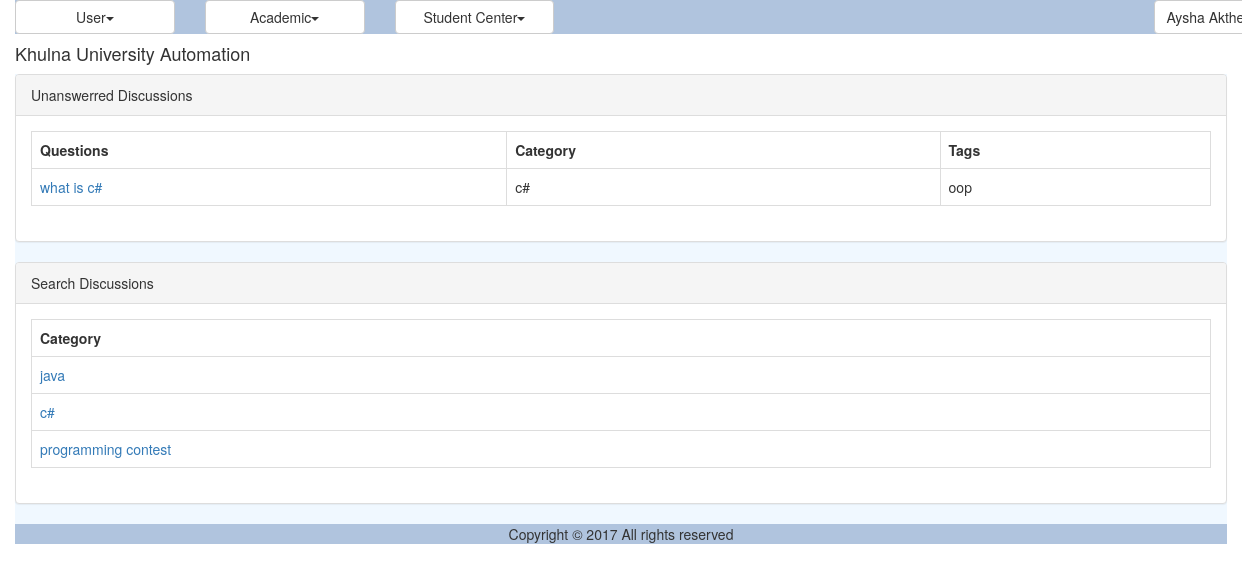
The page /discussion_unanswered.php (signed in) on the database its author committed.
### tables this page shows
CREATE TABLE `dms_discussion` (
  `ID` varchar(40) NOT NULL,
  `Title` varchar(150) NOT NULL,
  `CategoryID` varchar(40) NOT NULL,
  `Description` varchar(300) NOT NULL,
  `Tag` varchar(200) NOT NULL,
  `CreationDate` datetime NOT NULL,
  `CreatorID` varchar(40) NOT NULL
);

CREATE TABLE `dms_discussion_category` (
  `ID` varchar(40) NOT NULL,
  `Name` varchar(40) NOT NULL
);

### util/class.util.inc (called while the page is built, shortened)
<?php
class ConfigUtil implements I_DBConfig, I_LogConfig, I_LanguageConfig{
	public static $s_instance;
	private $_host;
	private $_username;
	private $_password;
	private $_database;
	public static function getInstance() {
		if(!self::$s_instance) {
			self::$s_instance = new self();
		}
		return self::$s_instance;
	}
	private function readConfig(){
		$this->_ini_array = parse_ini_file(CONFIG.'system.ini');
		$this->_host =	$this->_ini_array['db_host'];
		$this->_username = $this->_ini_array['db_username'];
		$this->_password = $this->_ini_array['db_password'];
		$this->_database = $this->_ini_array['db_database'];
	}
	public function getDBHost(){
		return $this->_host;
	}
	public function getDBUserName(){
		return $this->_username;
	}
	public function getDBPassword(){
		return $this->_password;
	}
	public function getDBName(){
		return $this->_database;
	}
}
class DBUtil implements I_DBUtil {
	private static $s_instance;
	private $_host;
	private $_username;
	private $_password;
	private $_database;
	protected $_connection;
	protected $_result;
	public static function getInstance() {
		if(!self::$s_instance) {
			self::$s_instance = new self();
		}
		return self::$s_instance;
	}
	private function readDBConfig(){
		$_config = ConfigUtil::getInstance();
		$this->_host = $_config->getDBHost();
		$this->_username = $_config->getDBUserName();
		$this->_password = $_config->getDBPassword();
		$this->_database = $_config->getDBName();
	}
	private function setConnection(){
		$this->_connection = new mysqli($this->_host, $this->_username,
			$this->_password, $this->_database);
	}
	public function doQuery($sql) {
		$this->_result = $this->_connection->query($sql) or die(mysqli_error($this->_connection));
		return $this->_result;
	}
	public function getNumRows() {
		$this->_numRows = mysqli_num_rows($this->_result);
		return $this->_numRows;
	}
	public function getAllRows() {
		$rows = array();
		for($x = 0; $x < $this->getNumRows(); $x++) {
			$rows[] = mysqli_fetch_assoc($this->_result);
		}
		return $rows;
	}
	public function getTopRow() {
		return $this->_result->fetch_array();
	}
}
class LogUtil{
	private static $s_instance;
	public static function getInstance(){
		if(!self::$s_instance) {
			self::$s_instance = new self();
		}
		return self::$s_instance;
	}
}
class LangUtil{
	private static $s_instance;
	public static function getInstance() {
		if(!self::$s_instance) {
			self::$s_instance = new self();
		}
		return self::$s_instance;
	}
}
?>

### modules/forum/ui/blade/view.unanswered.blade.inc (called while the page is built, shortened)
<?php
include_once UTILITY.'class.util.inc';
include_once MODULES_FORUM.'bao/class.unansweredbao.inc';
$_UnansweredBAO = new UnansweredBAO();
?>

### modules/forum/bao/class.unansweredbao.inc (called while the page is built, shortened)
<?php
include_once UTILITY.'class.util.inc';
include_once MODULES_FORUM.'dao/class.unanswereddao.inc';
Class UnansweredBAO{
	private $_UnansweredDAO;
	public function __construct(){
		$this->_UnansweredDAO = new UnansweredDAO();
	}
	public function getAllDiscussions(){
		$Result = $this->_UnansweredDAO->getAllDiscussions();
		return $Result;
	}
	public function getAllDiscussionCategorys(){
		$Result = $this->_UnansweredDAO->getAllDiscussionCategorys();
		return $Result;
	}
	public function getNameFromCatagoryID($Discussion){
		$Result = $this->_UnansweredDAO->getNameFromCatagoryID($Discussion);
		return $Result;
	}
}
?>

### modules/forum/dao/class.unanswereddao.inc (called while the page is built, shortened)
<?php
include_once COMMON.'class.common.inc';
include_once COMMON.'class.common.forum.inc';
include_once UTILITY.'class.util.inc';
Class UnansweredDAO{
	private $_DB;
	public function __construct(){
		$this->_DB = DBUtil::getInstance();
	}
	public function getAllDiscussions(){
		$DiscussionList = array();
		$this->_DB->doQuery("SELECT * FROM dms_discussion WHERE ID NOT IN (SELECT DiscussionID FROM dms_discussion_comment)");
		$rows = $this->_DB->getAllRows();
		for($i = 0; $i < sizeof($rows); $i++) {
			$row = $rows[$i];
			$this->_Discussion = new Discussion();
		    $this->_Discussion->setID ( $row['ID']);
		    $this->_Discussion->setName( $row['Title'] );
		    $this->_Discussion->setCategory( $row['CategoryID'] );
		    $this->_Discussion->setDescription( $row['Description'] );
		    $this->_Discussion->setTag( $row['Tag'] );
		    $this->_Discussion->setCreationDate( $row['CreationDate'] );
		    $this->_Discussion->setCreator( $row['CreatorID'] );
		    $DiscussionList[]=$this->_Discussion;
		}
		$Result = new Result();
		$Result->setIsSuccess(1);
		$Result->setResultObject($DiscussionList);
		return $Result;
	}
	public function getAllDiscussionCategorys(){
		$DiscussionCategoryList = array();
		$this->_DB->doQuery("SELECT * FROM dms_discussion_category");
		$rows = $this->_DB->getAllRows();
		for($i = 0; $i < sizeof($rows); $i++) {
			$row = $rows[$i];
			$this->_DiscussionCategory = new DiscussionCategory();
		    $this->_DiscussionCategory->setID ( $row['ID']);
		    $this->_DiscussionCategory->setName( $row['Name'] );
		    $DiscussionCategoryList[]=$this->_DiscussionCategory;
		}
		$Result = new Result();
		$Result->setIsSuccess(1);
		$Result->setResultObject($DiscussionCategoryList);
		return $Result;
	}
	public function getNameFromCatagoryID($CatagoryID){
		$SQL = "SELECT * FROM dms_discussion_category
				WHERE ID='".$CatagoryID."'";
		$SQL = $this->_DB->doQuery($SQL);
		$row = $this->_DB->getTopRow();
		$this->_DiscussionCategory = new DiscussionCategory();
		$this->_DiscussionCategory->setID ( $row['ID']);
		$this->_DiscussionCategory->setName( $row['Name'] );
	 	$Result = new Result();
		$Result->setIsSuccess(1);
		$Result->setResultObject($this->_DiscussionCategory);
		return $Result;
	}
}
?>

### common/class.common.inc (called while the page is built, shortened)
<?php
class Result{
    private $_IsSuccess=0;
    private $_ResultObject;
    public function setIsSuccess($IsSuccess){
        $this->_IsSuccess = $IsSuccess;
    }
    public function getIsSuccess(){
        return $this->_IsSuccess;
    }
    public function setResultObject($ResultObject){
        $this->_ResultObject = $ResultObject;
    }
    public function getResultObject(){
        return $this->_ResultObject;
    }
}
?>

### common/class.common.forum.inc (called while the page is built, shortened)
<?php
class DiscussionCategory{
    private $_ID;
    private $_name;
    public function setID ( $ID ) {
        $this->_ID = $ID;
    }
    public function getID () {
        return $this->_ID;
    }
    public function setName ($Name){
        $this->_name = $Name;
    }
    public function getName(){
        return $this->_name;
    }
}
class Discussion{
    private $_ID;
    private $_Name;
    private $_Category;
    private $_Tag;
    public function setID ( $ID ) {
        $this->_ID = $ID;
    }
    public function getID () {
        return $this->_ID;
    }
    public function setName ( $Name ) {
        $this->_Name = $Name;
    }
    public function getName () {
        return $this->_Name;
    }
    public function setCategory ( $Category ) {
        $this->_Category = $Category;
    }
    public function getCategory () {
        return $this->_Category;
    }
    public function setTag( $Tag ) {
        $this->_Tag = $Tag;
    }
    public function getTag() {
        return $this->_Tag;
    }
}
?>

### modules/forum/ui/view.unanswered.inc (the view)
<?php
include_once 'blade/view.unanswered.blade.inc';
include_once COMMON.'class.common.inc';
?>
<div class="panel panel-default">
    <div class="panel-heading">Unanswerred Discussions</div>
    <div class="panel-body">
	<table class="table table-bordered">
	<?php
	$Result = $_UnansweredBAO->getAllDiscussions();
	if($Result->getIsSuccess()){
		$DiscussionList = $Result->getResultObject();
	?>
		<tr>
			<th>Questions</th>
			<th>Category</th>
			<th>Tags</th>
		</tr>
		<?php
		for($i = 0; $i < sizeof($DiscussionList); $i++) {
			$Discussion = $DiscussionList[$i];
			?>
		    <tr>
		    <td><a href="discussion_comment.php?view=<?php echo $Discussion->getID(); ?>" onclick="return ; " >
		    <?php echo $Discussion->getName(); ?></a></td>
			    <td><?php $id = $Discussion->getCategory();
			    	$Result2 = $_UnansweredBAO->getNameFromCatagoryID($id);
			    	if ($Result2->getIsSuccess()) {
			    		$DiscussionCategory = $Result2->getResultObject();
			    		echo $DiscussionCategory->getName();
			    	}
			    	 ?></td>
			    <td><?php echo $Discussion->getTag(); ?></td>
		    </tr>
	    <?php
		}
	}
	else{
		echo $Result->getResultObject();
	}
	?>
	</table>
	</div>
</div>
<div class="panel panel-default">
    <div class="panel-heading">Search Discussions</div>
    <div class="panel-body">
		<table class="table table-bordered">
			<tr><th>Category</th></tr>
			<tr><?php
				$Result = $_UnansweredBAO->getAllDiscussionCategorys();
				if($Result->getIsSuccess())
				{
					$DiscussionCategorys = $Result->getResultObject();
			        for ($i=0; $i < sizeof($DiscussionCategorys); $i++)
					{
						$DiscussionCategory = $DiscussionCategorys[$i];?>
						<tr><td><a href="search_discussion.php?Category=<?php echo $DiscussionCategory->getID(); ?>" onclick="return; "> <?php echo $DiscussionCategory->getName() ?> </a></td></tr>
					<?php
					}
				}
				?>
			</tr>
		</table>
	</div>
</div>

### resources/css/style.css (style rules this page uses)
table,td { border:solid #e9e9e9 1px; }

### rows shown on the page
dms_discussion: Title "what is c#", dms_discussion_category.Name "c#", Tag "oop"
dms_discussion_category: Name "java"
dms_discussion_category: Name "c#"
dms_discussion_category: Name "programming contest"

### other values the page prints
$globalMenu[$i]->getTitle() "User Academic Student Center"
$CurrentUser->getFullName() "Aysha…"
